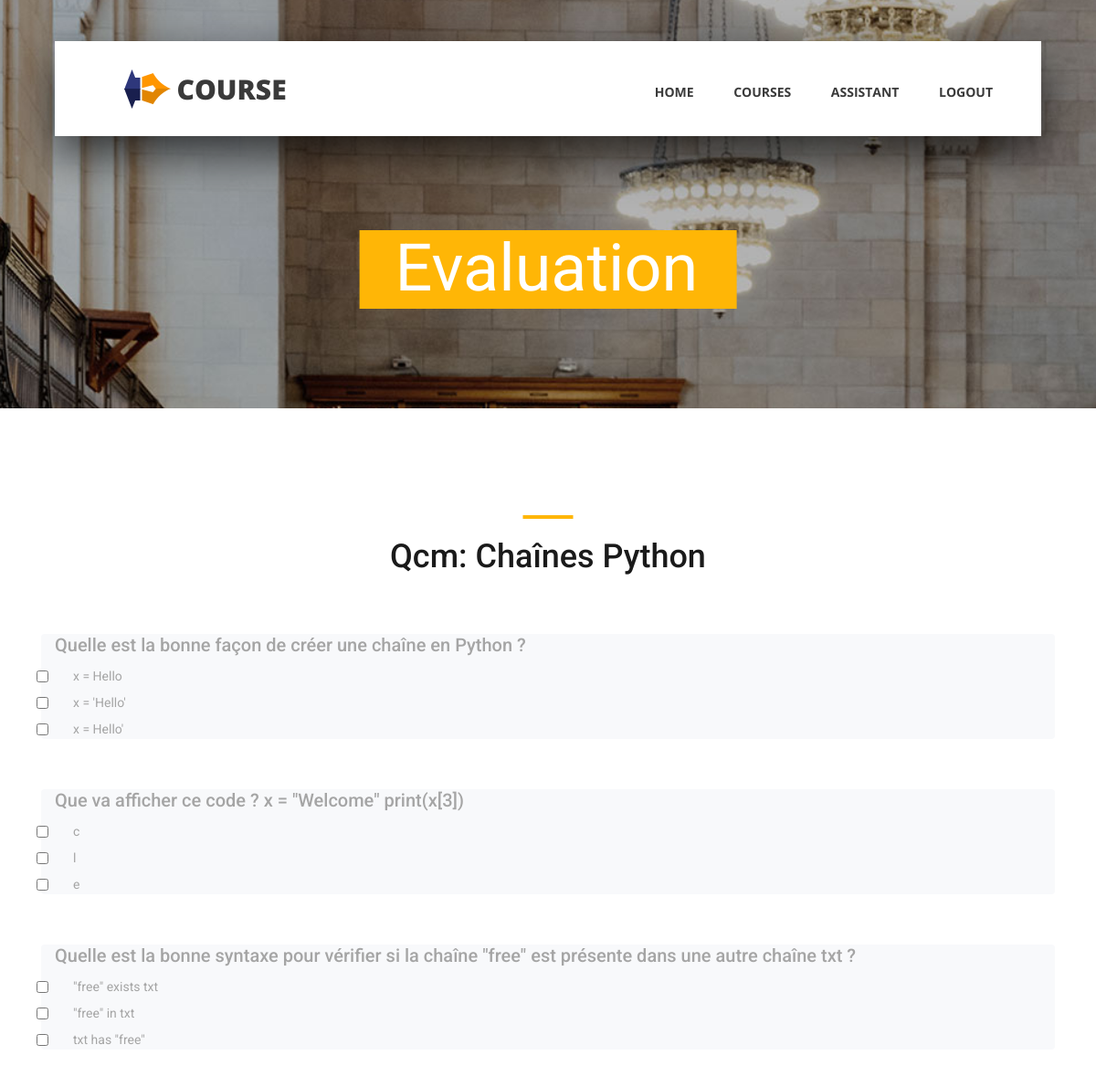
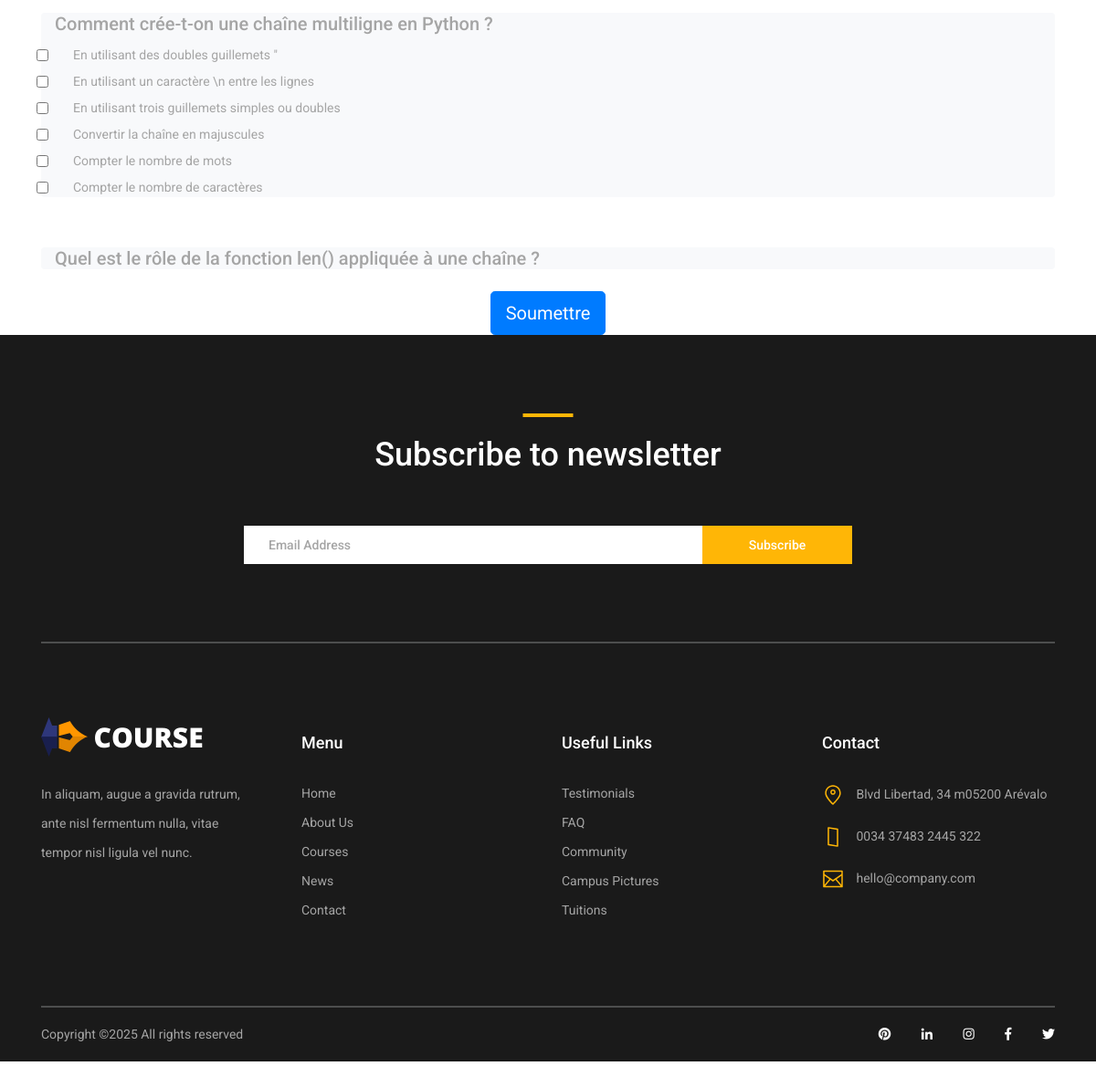
Screenshot of /qcm/11/ (signed in) with the database file from the repository (2 pictures, top to bottom).
### qcm/models.py (models this page shows, shortened)
class Qcm(models.Model):
    idQcm=models.AutoField(primary_key=True)
    lesson=models.ForeignKey(Lesson,on_delete=models.CASCADE,related_name='qcm')
    titreQcm=models.TextField()
    scoreMax=models.IntegerField(default=3, editable=False)

### question/models.py (models this page shows, shortened)
class Question(models.Model):
    idQuestion = models.AutoField(primary_key=True)
    qcm = models.ForeignKey(Qcm, on_delete=models.CASCADE, related_name='questions')
    texte = models.TextField()

### reponse/models.py (models this page shows, shortened)
class Reponse(models.Model):
    idReponse = models.AutoField(primary_key=True)
    question = models.ForeignKey(Question, on_delete=models.CASCADE, related_name='reponses')
    rep = models.TextField()
    natureRep = models.BooleanField()  # True si c’est une bonne réponse

### qcm/views.py (the view)
# urls.py: path('<int:qcm_id>/', views.afficher_qcm, name='questions'),
@login_required
def afficher_qcm(request, qcm_id):
    qcm = get_object_or_404(Qcm, pk=qcm_id)
    questions = qcm.questions.prefetch_related('reponses')
    return render(request, 'qcm.html', {
        'qcm': qcm,
        'questions': questions,
    })

### templates/qcm.html (shortened to what this page needs)
{% load static %}
<!DOCTYPE html>
<html lang="en">
<head>
    <link rel="stylesheet" type="text/css" href="{% static 'styles/bootstrap4/bootstrap.min.css' %}">
    <link href="{% static 'plugins/fontawesome-free-5.0.1/css/fontawesome-all.css' %}" rel="stylesheet" type="text/css">
    <link rel="stylesheet" type="text/css" href="{% static 'styles/courses_styles.css' %}">
    <link rel="stylesheet" type="text/css" href="{% static 'styles/courses_responsive.css' %}">
</head>
<body>
<div class="super_container">
    <header class="header d-flex flex-row">
        <div class="header_content d-flex flex-row align-items-center">
            <div class="logo_container">
                <div class="logo">
                    <img src="{% static 'images/logo.png' %}" alt="">
                    <span>course</span>
                </div>
            </div>
            <nav class="main_nav_container">
                <div class="main_nav">
                    <ul class="main_nav_list">
                        <li class="main_nav_item"><a href="{% url 'index' %}">home</a></li>
                        <li class="main_nav_item"><a href="{% url 'cours:liste' %}">courses</a></li>
                        <li class="main_nav_item"><a href="{% url 'chat' %}">Assistant</a></li>
                        <li  class="main_nav_item">
							{% if user.is_authenticated %}
							<a class="page-scroll" href="{% url 'logout' %}">Logout</a>
							{% else %}
							<a class="page-scroll" href="{% url 'login' %}">Login</a>
							{% endif %}
						</li>
                    </ul>
                </div>
            </nav>
        </div>
    </header>
    <div class="home">
        <div class="home_background_container prlx_parent">
            <div class="home_background prlx" style="background-image:url({% static 'images/courses_background.jpg' %})"></div>
        </div>
        <div class="home_content">
            <h1>Evaluation</h1>
        </div>
    </div>
    <div class="popular page_section">
        <div class="container">
            <div class="row">
                <div class="col">
                    <div class="section_title text-center">
                        <h1>Qcm: {{qcm.titreQcm}}</h1>
                    </div>
                </div>
            </div>
           <form method="post" action="{% url 'qcm:soumettre_qcm' qcm.idQcm %}" class="mt-4">
    {% for question in questions %}
        <div class="card mb-4 shadow-sm">
            <div class="card-body">
                <h5 class="card-title">{{ question.texte }}</h5>
                {% for reponse in question.reponses.all %}
                    <div class="form-check">
                        <input class="form-check-input" type="checkbox" name="question_{{ question.idQuestion }}" id="reponse_{{ reponse.idReponse }}" value="{{ reponse.idReponse }}">
                        <label class="form-check-label" for="reponse_{{ reponse.idReponse }}">
                            {{ reponse.rep }}
                        </label>
                    </div>
                {% endfor %}
            </div>
        </div>
    {% endfor %}
    <div class="text-center">
        <button type="submit" class="btn btn-primary btn-lg">Soumettre</button>
    </div>
</form>
        </div>
    <footer class="footer">
        <div class="container">
            <div class="newsletter">
                <div class="row">
                    <div class="col">
                        <div class="section_title text-center">
                            <h1>Subscribe to newsletter</h1>
                        </div>
                    </div>
                </div>
                <div class="row">
                    <div class="col text-center">
                        <div class="newsletter_form_container mx-auto">
                            <form method="post">
                                <div class="newsletter_form d-flex flex-md-row flex-column flex-xs-column align-items-center justify-content-center">
                                    <input type="email" name="email" class="newsletter_email" placeholder="Email Address" required>
                                    <button type="submit" class="newsletter_submit_btn trans_300">Subscribe</button>
                                </div>
                            </form>
                        </div>
                    </div>
                </div>
            </div>
            <div class="footer_content">
                <div class="row">
                    <div class="col-lg-3 footer_col">
                        <div class="logo_container">
                            <div class="logo">
                                <img src="{% static 'images/logo.png' %}" alt="">
                                <span>course</span>
                            </div>
                        </div>
                        <p class="footer_about_text">In aliquam, augue a gravida rutrum, ante nisl fermentum nulla, vitae tempor nisl ligula vel nunc.</p>
                    </div>
                    <div class="col-lg-3 footer_col">
                        <div class="footer_column_title">Menu</div>
                        <div class="footer_column_content">
                            <ul>
                                <li class="footer_list_item"><a href="{% url 'index' %}">Home</a></li>
                                <li class="footer_list_item"><a href="#">About Us</a></li>
                                <li class="footer_list_item"><a href="#">Courses</a></li>
                                <li class="footer_list_item"><a href="#">News</a></li>
                                <li class="footer_list_item"><a href="#">Contact</a></li>
                            </ul>
                        </div>
                    </div>
                    <div class="col-lg-3 footer_col">
                        <div class="footer_column_title">Useful Links</div>
                        <div class="footer_column_content">
                            <ul>
                                <li class="footer_list_item"><a href="#">Testimonials</a></li>
                                <li class="footer_list_item"><a href="#">FAQ</a></li>
                                <li class="footer_list_item"><a href="#">Community</a></li>
                                <li class="footer_list_item"><a href="#">Campus Pictures</a></li>
                                <li class="footer_list_item"><a href="#">Tuitions</a></li>
                            </ul>
                        </div>
                    </div>
                    <div class="col-lg-3 footer_col">
                        <div class="footer_column_title">Contact</div>
                        <div class="footer_column_content">
                            <ul>
                                <li class="footer_contact_item">
                                    <div class="footer_contact_icon">
                                        <img src="{% static 'images/placeholder.svg' %}" alt="">
                                    </div>
                                    Blvd Libertad, 34 m05200 Arévalo
                                </li>
                                <li class="footer_contact_item">
                                    <div class="footer_contact_icon">
                                        <img src="{% static 'images/smartphone.svg' %}" alt="">
                                    </div>
                                    0034 37483 2445 322
                                </li>
                                <li class="footer_contact_item">
                                    <div class="footer_contact_icon">
                                        <img src="{% static 'images/envelope.svg' %}" alt="">
                                    </div>
                                    hello@company.com
                                </li>
                            </ul>
                        </div>
                    </div>
                </div>
            </div>
            <div class="footer_bar d-flex flex-column flex-sm-row align-items-center">
                <div class="footer_copyright">
                    <span>Copyright &copy;<script>document.write(new Date().getFullYear());</script> All rights reserved</span>
                </div>
                <div class="footer_social ml-sm-auto">
                    <ul class="menu_social">
                        <li class="menu_social_item"><a href="#"><i class="fab fa-pinterest"></i></a></li>
                        <li class="menu_social_item"><a href="#"><i class="fab fa-linkedin-in"></i></a></li>
                        <li class="menu_social_item"><a href="#"><i class="fab fa-instagram"></i></a></li>
                        <li class="menu_social_item"><a href="#"><i class="fab fa-facebook-f"></i></a></li>
                        <li class="menu_social_item"><a href="#"><i class="fab fa-twitter"></i></a></li>
                    </ul>
                </div>
            </div>
        </div>
    </footer>
</div>
</body>
</html>

### static/styles/courses_responsive.css (style rules this page uses)
@media only screen and (max-width: 1380px) { .header { width: 1200px; } }
@media only screen and (max-width: 1380px) { .header_content { width: calc(100% - 219px); } }
@media only screen and (max-width: 1380px) { .main_nav_container { padding-right: 63px; } }
@media only screen and (max-width: 1280px) { .header { width: 90%; } }
@media only screen and (max-width: 1280px) { .header_content { width: 100%; } }
@media only screen and (max-width: 1280px) { .main_nav_container { padding-right: 53px; } }
@media only screen and (max-width: 1280px) { .card-title { font-size: 20px; } }

### rows the page displays
Qcm: titreQcm "Chaînes Python"
Question: texte "Quelle est la bonne façon de créer une chaîne en Python ?"
Reponse: rep "x = Hello"
Reponse: rep "x = 'Hello'"
Reponse: rep "x = Hello'"
Question: texte "Que va afficher ce code ? x = \"Welcome\" print(x[3])"
Reponse: rep "c"
Reponse: rep "l"
Reponse: rep "e"
Question: texte "Quelle est la bonne syntaxe pour vérifier si la chaîne \"free\" est présente dans une autre chaîne txt ?"
Reponse: rep "\"free\" exists txt"
Reponse: rep "\"free\" in txt"
Reponse: rep "txt has \"free\""
Question: texte "Comment crée-t-on une chaîne multiligne en Python ?"
Reponse: rep "En utilisant des doubles guillemets \""
Reponse: rep "En utilisant un caractère \\n entre les lignes"
Reponse: rep "En utilisant trois guillemets simples ou doubles"
Reponse: rep "Convertir la chaîne en majuscules"
Reponse: rep "Compter le nombre de mots"
Reponse: rep "Compter le nombre de caractères"
Question: texte "Quel est le rôle de la fonction len() appliquée à une chaîne ?"
